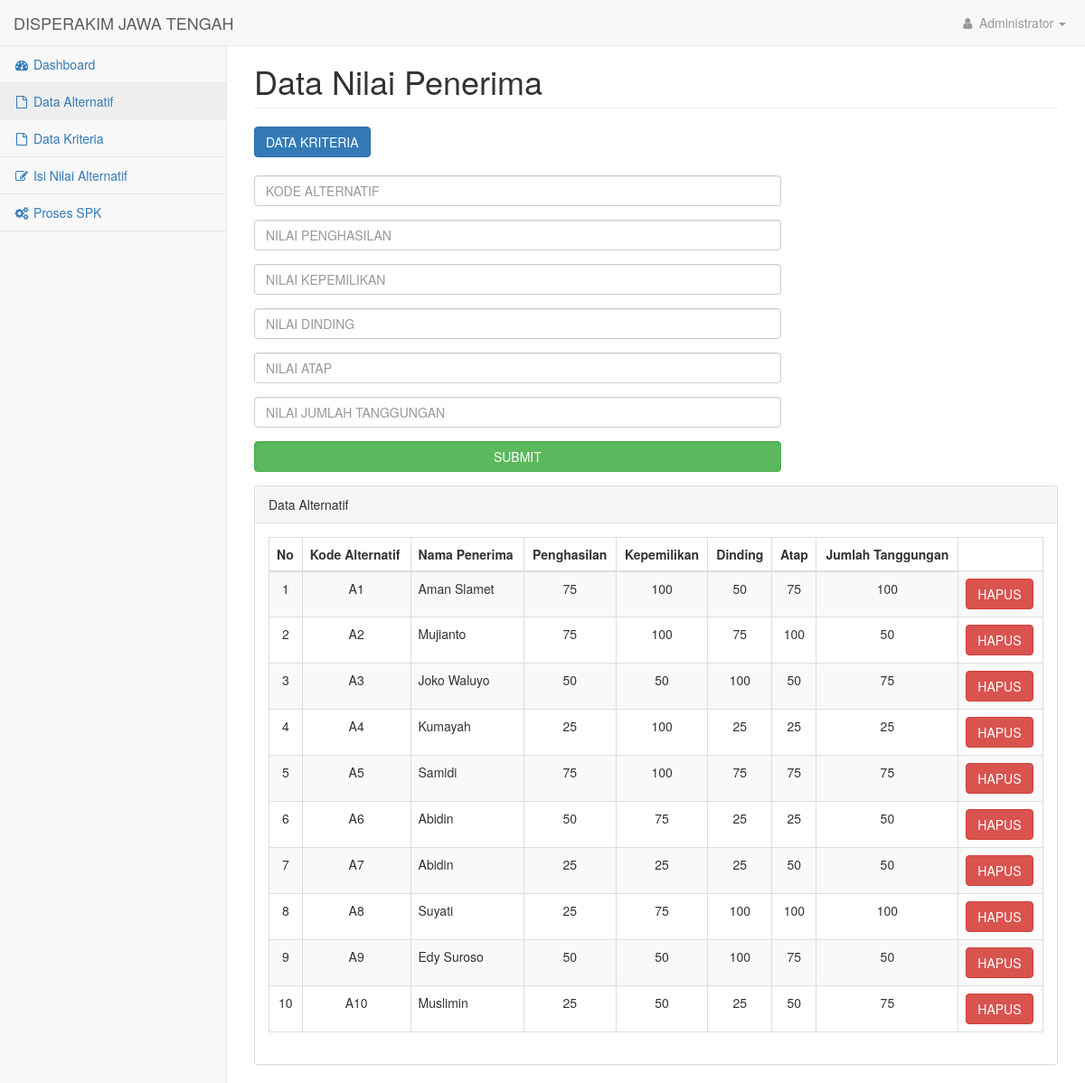
The page /nilai.php (signed in) on the database its author committed.
### tables this page shows
CREATE TABLE `penilaian` (
  `id_penilaian` int(11) NOT NULL,
  `kode_penghuni` varchar(20) NOT NULL,
  `np` int(11) NOT NULL,
  `nk` int(11) NOT NULL,
  `nd` int(11) NOT NULL,
  `na` int(11) NOT NULL,
  `njt` int(11) NOT NULL,
  `hasil` decimal(10,2) DEFAULT NULL,
  `uJT` decimal(10,3) DEFAULT NULL,
  `uP` decimal(10,3) DEFAULT NULL,
  `uK` decimal(10,3) DEFAULT NULL,
  `uA` decimal(10,3) DEFAULT NULL,
  `uD` decimal(10,3) DEFAULT NULL,
  `nilaiJT` decimal(10,2) DEFAULT NULL,
  `nilaiP` decimal(10,2) DEFAULT NULL,
  `nilaiK` decimal(10,2) DEFAULT NULL,
  `nilaiA` decimal(10,2) DEFAULT NULL,
  `nilaiD` decimal(10,2) DEFAULT NULL
);

CREATE TABLE `penghuni` (
  `id_penghuni` int(11) NOT NULL,
  `kode_penghuni` varchar(20) NOT NULL,
  `nama_penghuni` varchar(50) NOT NULL
);

### nilai.php (the view, shortened to what this page needs)
<?php
include 'onek.php';
require_once 'nav.php';
?>
<div id="page-wrapper">
    <div class="container-fluid">
        <div class="row">
            <div class="col-lg-12">
                <h1 class="page-header">Data Nilai Penerima</h1>
                <a class="btn btn-primary" href="kriteria.php">DATA KRITERIA</a><br><br>
            </div>
            <div class="col-lg-8">
                <form role="form" method="POST" action="">
                    <div class="form-group">
                        <input required type="text" name="kode_penghuni" class="form-control" placeholder="KODE ALTERNATIF">
                    </div>
                    <div class="form-group">
                        <input required type="text" name="penghasilan" class="form-control" placeholder="NILAI PENGHASILAN">
                    </div>
                    <div class="form-group">
                        <input required type="text" name="kepemilikan" class="form-control"
                            placeholder="NILAI KEPEMILIKAN">
                    </div>
                    <div class="form-group">
                        <input required type="text" name="dinding" class="form-control" placeholder="NILAI DINDING">
                    </div>
                    <div class="form-group">
                        <input required type="text" name="atap" class="form-control" placeholder="NILAI ATAP">
                    </div>
                    <div class="form-group">
                        <input required type="text" name="jumlah_tanggungan" class="form-control" placeholder="NILAI JUMLAH TANGGUNGAN">
                    </div>
                    <div class="form-group">
                        <input type="submit" name="submit" class=" btn btn-success form-control" value="SUBMIT"
                            placeholder="submit">
                    </div>
                </form>
                                </div>
            <div class="col-lg-12">
                <div class="panel panel-default">
                    <div class="panel-heading">
                        Data Alternatif
                    </div>
                    <div class="panel-body">
                        <div class="table-responsive">
                            <table class="table table-striped table-bordered table-hover">
                                <thead>
                                    <tr>
                                        <th>No</th>
                                        <th>Kode Alternatif</th>
                                        <th>Nama Penerima</th>
                                        <th><center>Penghasilan</center></th>
                                        <th><center>Kepemilikan</center></th>
                                        <th><center>Dinding</center></th>
                                        <th><center>Atap</center></th>
                                        <th><center>Jumlah Tanggungan</center></th>
                                </thead>
                                <tbody>
                                    <?php
                                        $sql = "SELECT * FROM penilaian";
                                        $query = mysqli_query($dbcon, $sql);
                                        $n = 1;
                                        while ($penilaian = mysqli_fetch_array($query)) {
                                        $kodepenghuni = $penilaian['kode_penghuni'];
                                        $sqlnama_penghuni = "SELECT `nama_penghuni` FROM `penghuni` WHERE `kode_penghuni` ='$kodepenghuni'";
                                        $namapenghuni = mysqli_fetch_array(mysqli_query($dbcon, $sqlnama_penghuni));
                                        ?>
                                    <tr>
                                        <td><center><?=$n?></center></td>
                                        <td><center><?=$penilaian['kode_penghuni']?></center></td>
                                        <td><?=$namapenghuni['nama_penghuni']?></td>
                                        <td class="text-center"><?=$penilaian['np']?></td>
                                        <td class="text-center"><?=$penilaian['nk']?></td>
                                        <td class="text-center"><?=$penilaian['nd']?></td>
                                        <td class="text-center"><?=$penilaian['na']?></td>
                                        <td class="text-center"><?=$penilaian['njt']?></td>
                                        <td><a class="btn btn-danger"
                                                href="aksi/hapusna.php?name=<?=$penilaian['id_penilaian'];?>">HAPUS</a>
                                        </td>
                                    </tr>
                                    <?php
                        $n++;
                        }
                        ?>
                                </tbody>
                            </table>
                        </div>
                    </div>
                </div>
            </div>
        </div>
    </div>
</div>
</div>
<?php
require_once 'foot.php';
?>

### css/startmin.css (style rules this page uses)
body { background-color: #f8f8f8; }
#page-wrapper { padding-top: 30px; min-height: 568px; background-color: #fff; }
@media (min-width:768px) { #page-wrapper { position: inherit; margin-left: 250px; padding: 30px 15px 0 15px; border-left: 1px solid #e7e7e7; } }

### rows shown on the page
penilaian: kode_penghuni "A1", penghuni.nama_penghuni "Aman Slamet", np "75", nk "100", nd "50", na "75", njt "100"
penilaian: kode_penghuni "A2", penghuni.nama_penghuni "Mujianto", np "75", nk "100", nd "75", na "100", njt "50"
penilaian: kode_penghuni "A3", penghuni.nama_penghuni "Joko Waluyo", np "50", nk "50", nd "100", na "50", njt "75"
penilaian: kode_penghuni "A4", penghuni.nama_penghuni "Kumayah", np "25", nk "100", nd "25", na "25", njt "25"
penilaian: kode_penghuni "A5", penghuni.nama_penghuni "Samidi", np "75", nk "100", nd "75", na "75", njt "75"
penilaian: kode_penghuni "A6", penghuni.nama_penghuni "Abidin", np "50", nk "75", nd "25", na "25", njt "50"
penilaian: kode_penghuni "A7", penghuni.nama_penghuni "Abidin", np "25", nk "25", nd "25", na "50", njt "50"
penilaian: kode_penghuni "A8", penghuni.nama_penghuni "Suyati", np "25", nk "75", nd "100", na "100", njt "100"
penilaian: kode_penghuni "A9", penghuni.nama_penghuni "Edy Suroso", np "50", nk "50", nd "100", na "75", njt "50"
penilaian: kode_penghuni "A10", penghuni.nama_penghuni "Muslimin", np "25", nk "50", nd "25", na "50", njt "75"
